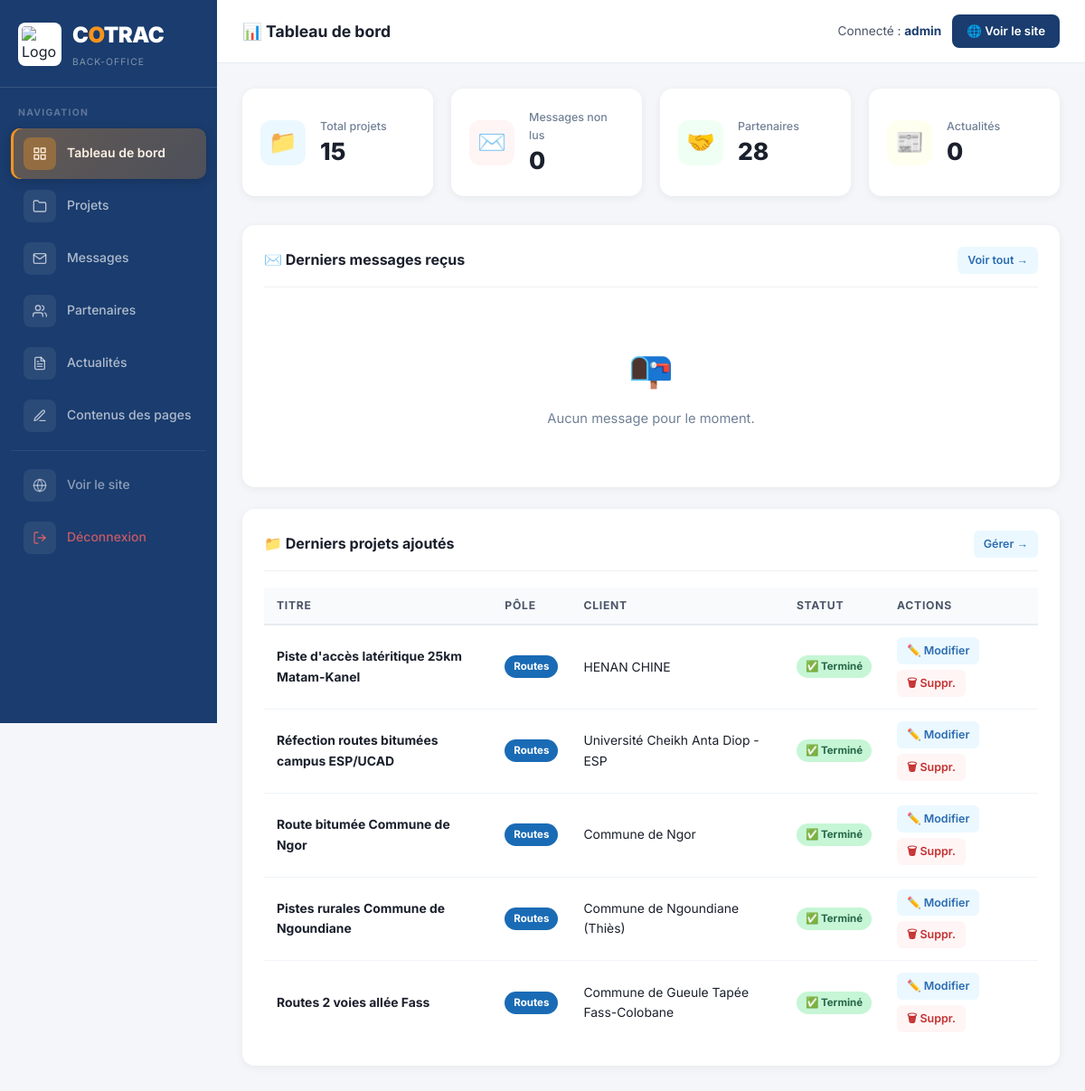
The page /admin/index.php (signed in) on the database its author committed.
### tables this page shows
CREATE TABLE IF NOT EXISTS projets (
    id INT AUTO_INCREMENT PRIMARY KEY,
    titre VARCHAR(255) NOT NULL,
    description TEXT,
    client VARCHAR(255),
    pole ENUM('btp','energie','routes','industrie') NOT NULL,
    statut ENUM('termine','en_cours') DEFAULT 'termine',
    nature_travaux VARCHAR(255),
    image VARCHAR(255),
    ordre INT DEFAULT 0,
    actif TINYINT(1) DEFAULT 1,
    created_at TIMESTAMP DEFAULT CURRENT_TIMESTAMP
);

### config/database.php (called while the page is built, shortened)
<?php
function e(string $str): string {
    return htmlspecialchars($str, ENT_QUOTES | ENT_HTML5, 'UTF-8');
}

### admin/index.php (the view, shortened to what this page needs)
<?php
require_once '../config/database.php';
$db = getDB();
$nb_projets     = $db->query("SELECT COUNT(*) FROM projets")->fetchColumn();
$nb_messages    = $db->query("SELECT COUNT(*) FROM messages WHERE lu=0")->fetchColumn();
$nb_partenaires = $db->query("SELECT COUNT(*) FROM partenaires")->fetchColumn();
$nb_actualites  = $db->query("SELECT COUNT(*) FROM actualites")->fetchColumn();
$derniers_messages = $db->query("SELECT * FROM messages ORDER BY created_at DESC LIMIT 5")->fetchAll();
$derniers_projets  = $db->query("SELECT * FROM projets ORDER BY created_at DESC LIMIT 5")->fetchAll();
$poles_labels = ['btp'=>'BTP','energie'=>'Énergie','routes'=>'Routes','industrie'=>'Industrie'];
$poles_colors = ['btp'=>'#f7941d','energie'=>'#27ae60','routes'=>'#1a6bb5','industrie'=>'#8e44ad'];
?>
<!DOCTYPE html>
<html lang="fr">
<head>
  <link rel="stylesheet" href="css/admin.css">
</head>
<body>
<div class="admin-layout">
  <?php require_once 'includes/sidebar.php'; ?>
  <main class="admin-main">
    <div class="admin-topbar">
      <h1>📊 Tableau de bord</h1>
      <div class="admin-topbar-actions">
        <span class="admin-user">Connecté : <strong><?= e($_SESSION['admin_user'] ?? 'Admin') ?></strong></span>
        <a href="<?= SITE_URL ?>" target="_blank" class="btn-site">🌐 Voir le site</a>
      </div>
    </div>
    <div class="admin-content">
      <div class="admin-stats-grid">
        <div class="admin-stat">
          <div class="admin-stat-icon" style="background:#ebf8ff;">📁</div>
          <div class="admin-stat-info">
            <p>Total projets</p>
            <strong><?= (int)$nb_projets ?></strong>
          </div>
        </div>
        <div class="admin-stat">
          <div class="admin-stat-icon" style="background:#fff5f5;">✉️</div>
          <div class="admin-stat-info">
            <p>Messages non lus</p>
            <strong style="color:<?= $nb_messages > 0 ? '#e74c3c' : '#1a202c' ?>;"><?= (int)$nb_messages ?></strong>
          </div>
        </div>
        <div class="admin-stat">
          <div class="admin-stat-icon" style="background:#f0fff4;">🤝</div>
          <div class="admin-stat-info">
            <p>Partenaires</p>
            <strong><?= (int)$nb_partenaires ?></strong>
          </div>
        </div>
        <div class="admin-stat">
          <div class="admin-stat-icon" style="background:#fffff0;">📰</div>
          <div class="admin-stat-info">
            <p>Actualités</p>
            <strong><?= (int)$nb_actualites ?></strong>
          </div>
        </div>
      </div>
      <div class="admin-card">
        <div class="admin-card-header">
          <h3>✉️ Derniers messages reçus</h3>
          <a href="messages.php" class="btn-icon btn-edit">Voir tout →</a>
        </div>
        <?php if (empty($derniers_messages)): ?>
          <div class="empty-state">
            <div class="empty-state-icon">📭</div>
            <p>Aucun message pour le moment.</p>
          </div>
        <?php endif; ?>
      </div>
      <div class="admin-card">
        <div class="admin-card-header">
          <h3>📁 Derniers projets ajoutés</h3>
          <a href="projets.php" class="btn-icon btn-edit">Gérer →</a>
        </div>
        <?php if (empty($derniers_projets)): ?>
          <div class="empty-state">
            <div class="empty-state-icon">📂</div>
            <p>Aucun projet pour le moment.</p>
          </div>
        <?php else: ?>
          <div style="overflow-x:auto;">
            <table class="table">
              <thead>
                <tr>
                  <th>Titre</th>
                  <th>Pôle</th>
                  <th>Client</th>
                  <th>Statut</th>
                  <th>Actions</th>
                </tr>
              </thead>
              <tbody>
                <?php foreach ($derniers_projets as $proj): ?>
                  <?php
                    $pole  = $proj['pole'] ?? 'btp';
                    $color = $poles_colors[$pole] ?? '#ccc';
                    $label = $poles_labels[$pole] ?? strtoupper($pole);
                  ?>
                  <tr>
                    <td><strong><?= e($proj['titre']) ?></strong></td>
                    <td>
                      <span class="pole-badge" style="background:<?= $color ?>;"><?= e($label) ?></span>
                    </td>
                    <td><?= e($proj['client'] ?: '-') ?></td>
                    <td>
                      <?php if ($proj['statut'] === 'termine'): ?>
                        <span class="badge badge-termine">✅ Terminé</span>
                      <?php else: ?>
                        <span class="badge badge-encours">🔄 En cours</span>
                      <?php endif; ?>
                    </td>
                    <td>
                      <div class="action-btns">
                        <a href="projets.php?edit=<?= (int)$proj['id'] ?>" class="btn-icon btn-edit">✏️ Modifier</a>
                        <a href="projets.php?delete=<?= (int)$proj['id'] ?>"
                           class="btn-icon btn-delete"
                           onclick="return confirm('Supprimer ce projet ?')">🗑 Suppr.</a>
                      </div>
                    </td>
                  </tr>
                <?php endforeach; ?>
              </tbody>
            </table>
          </div>
        <?php endif; ?>
      </div>
    </div>
  </main>
</div>
</body>
</html>

### admin/css/admin.css (style rules this page uses)
*, *::before, *::after { box-sizing: border-box; margin: 0; padding: 0; }
body { font-family: 'Inter', 'Segoe UI', system-ui, sans-serif; background: #f4f6f9; color: #1a202c; line-height: 1.6; }
a { text-decoration: none; color: inherit; }
.admin-layout { display: flex; min-height: 100vh; }
.admin-main { flex: 1; display: flex; flex-direction: column; min-width: 0; overflow-x: hidden; }
.admin-topbar { background: #fff; padding: 16px 28px; display: flex; align-items: center; justify-content: space-between; border-bottom: 1px solid #e8ecf0; position: sticky; top: 0; z-index: 10; gap: 12px; }
.admin-topbar h1 { font-size: 1.1rem; font-weight: 700; color: #1a202c; display: flex; align-items: center; gap: 8px; }
.admin-topbar-actions { display: flex; align-items: center; gap: 12px; }
.admin-user { font-size: .85rem; color: #4a5568; }
.admin-user strong { color: #1a3c6e; }
.btn-site { background: #1a3c6e; color: #fff; padding: 8px 16px; border-radius: 8px; font-size: .83rem; font-weight: 600; transition: background .2s; white-space: nowrap; }
.admin-content { padding: 28px; flex: 1; }
.admin-stats-grid { display: grid; grid-template-columns: repeat(auto-fit, minmax(180px, 1fr)); gap: 20px; margin-bottom: 32px; }
.admin-stat { background: #fff; border-radius: 14px; padding: 22px 20px; box-shadow: 0 2px 10px rgba(0,0,0,.06); display: flex; align-items: center; gap: 16px; transition: box-shadow .2s, transform .2s; }
.admin-stat-icon { font-size: 1.6rem; width: 50px; height: 50px; border-radius: 12px; display: flex; align-items: center; justify-content: center; flex-shrink: 0; }
.admin-stat-info p { font-size: .78rem; color: #718096; margin-bottom: 4px; font-weight: 500; }
.admin-stat-info strong { font-size: 1.65rem; font-weight: 800; color: #1a202c; line-height: 1; }
.admin-card { background: #fff; border-radius: 14px; padding: 24px; box-shadow: 0 2px 10px rgba(0,0,0,.06); margin-bottom: 24px; }
.admin-card-header { display: flex; align-items: center; justify-content: space-between; margin-bottom: 18px; padding-bottom: 14px; border-bottom: 1px solid #f0f0f0; gap: 12px; flex-wrap: wrap; }
.admin-card-header h3 { font-size: 1rem; font-weight: 700; color: #1a202c; display: flex; align-items: center; gap: 8px; }
.table { width: 100%; border-collapse: collapse; font-size: .87rem; }
.table th { text-align: left; padding: 10px 14px; background: #f8fafc; color: #4a5568; font-size: .76rem; text-transform: uppercase; letter-spacing: .06em; font-weight: 700; border-bottom: 2px solid #e8ecf0; white-space: nowrap; }
.table td { padding: 13px 14px; border-bottom: 1px solid #f0f4f8; vertical-align: middle; }
.table tr:last-child td { border-bottom: none; }
.action-btns { display: flex; gap: 6px; flex-wrap: wrap; }
.btn-icon { padding: 5px 11px; border-radius: 6px; font-size: .78rem; font-weight: 600; cursor: pointer; border: none; display: inline-flex; align-items: center; gap: 4px; transition: background .15s; white-space: nowrap; text-decoration: none; }
.btn-edit { background: #ebf8ff; color: #2b6cb0; }
.btn-delete { background: #fff5f5; color: #c53030; }
.badge { display: inline-flex; align-items: center; gap: 4px; padding: 3px 10px; border-radius: 20px; font-size: .72rem; font-weight: 700; white-space: nowrap; }
.badge-termine { background: #c6f6d5; color: #276749; }
.pole-badge { display: inline-block; padding: 3px 10px; border-radius: 20px; font-size: .72rem; font-weight: 700; color: #fff; white-space: nowrap; }
.empty-state { text-align: center; padding: 40px 20px; color: #718096; }
.empty-state-icon { font-size: 2.5rem; margin-bottom: 12px; }
.empty-state p { font-size: .92rem; }

### rows shown on the page
projets: titre "Piste d'accès latéritique 25km Matam-Kanel", pole "Routes", client "HENAN CHINE", statut "✅ Terminé"
projets: titre "Réfection routes bitumées campus ESP/UCAD", pole "Routes", client "Université Cheikh Anta Diop - ESP", statut "✅ Terminé"
projets: titre "Route bitumée Commune de Ngor", pole "Routes", client "Commune de Ngor", statut "✅ Terminé"
projets: titre "Pistes rurales Commune de Ngoundiane", pole "Routes", client "Commune de Ngoundiane (Thiès)", statut "✅ Terminé"
projets: titre "Routes 2 voies allée Fass", pole "Routes", client "Commune de Gueule Tapée Fass-Colobane", statut "✅ Terminé"

### other values the page prints
$_SESSION['admin_user'] "admin"
$nb_projets "15"
$nb_messages "0"
$nb_partenaires "28"
$nb_actualites "0"
